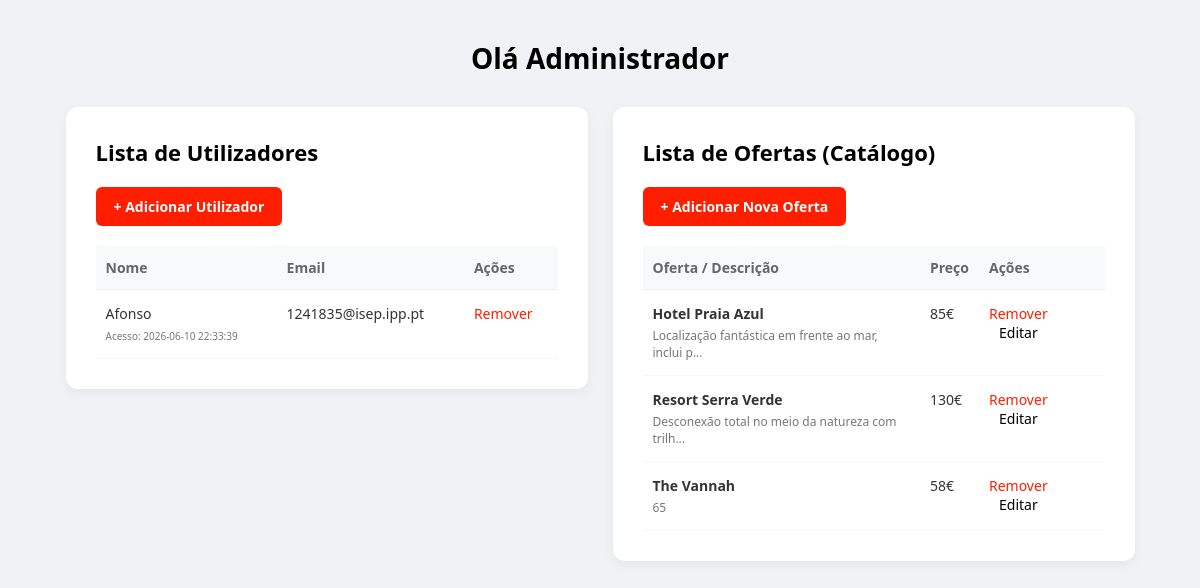
Before: /scripts/administrador.php with the older database file.
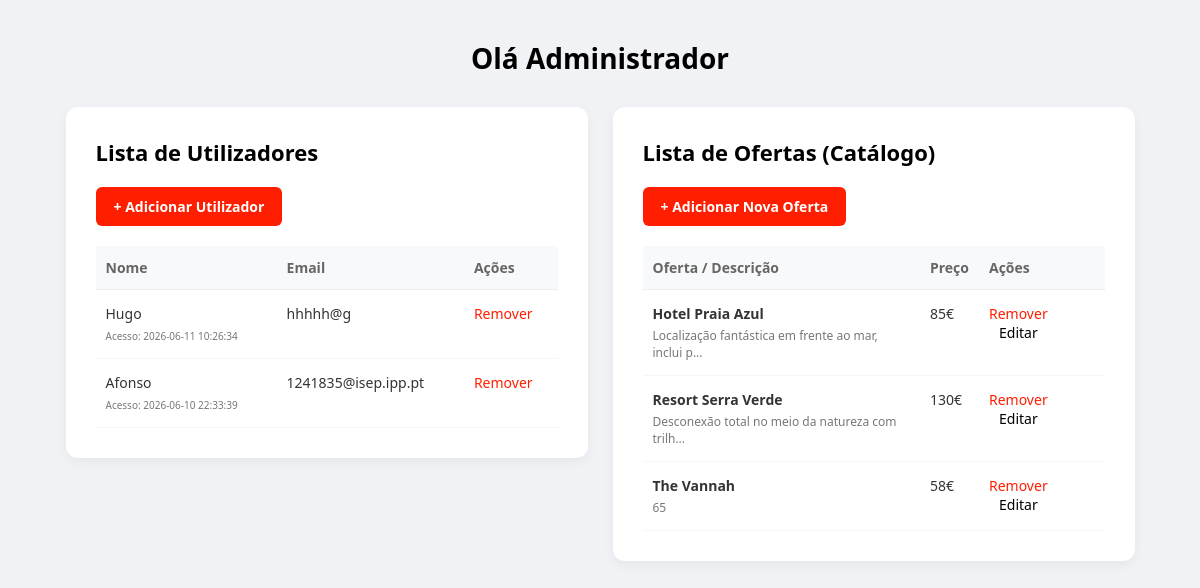
After: the same page with the newer database file.
### tables this page shows
CREATE TABLE utilizadores (
        id INTEGER PRIMARY KEY AUTOINCREMENT,
        username TEXT NOT NULL UNIQUE,
        email TEXT NOT NULL,
        password TEXT NOT NULL,
        ultimo_acesso TEXT
    );

### scripts/administrador.php (the view, shortened to what this page needs)
<!DOCTYPE html>
<html lang="pt-PT">
<head>
</head>
<body>
    <h1 class="titulo-admin">Olá Administrador</h1>
    <div class="painel-container">
        <div class="cartao-admin">
            <h2>Lista de Utilizadores</h2>
            <a href="index.html" class="btn-adicionar">+ Adicionar Utilizador</a>
            <table>
                <thead>
                    <tr>
                        <th>Nome</th>
                        <th>Email</th>
                        <th>Ações</th>
                    </tr>
                </thead>
                <tbody>
                    <?php
                    try {
                        $db = new PDO("sqlite:hshotels.db");
                        $db->setAttribute(PDO::ATTR_ERRMODE, PDO::ERRMODE_EXCEPTION);
                        $queryTabela = "CREATE TABLE IF NOT EXISTS utilizadores (
                            id INTEGER PRIMARY KEY AUTOINCREMENT,
                            username TEXT NOT NULL UNIQUE,
                            email TEXT NOT NULL,
                            password TEXT NOT NULL,
                            ultimo_acesso TEXT
                        )";
                        $db->exec($queryTabela);
                        $query = "SELECT username, email, ultimo_acesso FROM utilizadores ORDER BY id DESC";
                        $resultado = $db->query($query);
                        $linhas = $resultado->fetchAll(PDO::FETCH_ASSOC);
                        if (count($linhas) > 0) {
                            foreach ($linhas as $linha) {
                                echo "<tr>";
                                echo "<td>" . htmlspecialchars($linha['username']) . "<p><small>Acesso: " . htmlspecialchars($linha['ultimo_acesso'] ?? 'N/A') . "</small></p></td>";
                                echo "<td>" . htmlspecialchars($linha['email']) . "</td>";
                                echo "<td><a href='#' class='link-remover'>Remover</a></td>";
                                echo "</tr>";
                            }
                        } else {
                            echo "<tr><td colspan='3' style='text-align: center; color: #999; padding: 20px;'>Nenhum utilizador registado na Base de Dados.</td></tr>";
                        }
                    } catch (PDOException $e) {
                        echo "<tr><td colspan='3' style='color: red; font-weight: bold;'>Erro SQLite3: " . $e->getMessage() . "</td></tr>";
                    }
                    ?>
                </tbody>
            </table>
        </div>
        <div class="cartao-admin">
            <h2>Lista de Ofertas (Catálogo)</h2>
            <a href="inseriroferta.html" class="btn-adicionar">+ Adicionar Nova Oferta</a>
            <table>
                <thead>
                    <tr>
                        <th>Oferta / Descrição</th>
                        <th>Preço</th>
                        <th>Ações</th>
                    </tr>
                </thead>
                <tbody>
                    <tr>
                        <td>
                            <strong>Hotel Praia Azul</strong>
                            <p>Localização fantástica em frente ao mar, inclui p...</p>
                        </td>
                        <td>85€</td>
                        <td>
                            <a href="#" class="link-remover">Remover</a>
                            <a href="#" class="link-editar">Editar</a>
                        </td>
                    </tr>
                    <tr>
                        <td>
                            <strong>Resort Serra Verde</strong>
                            <p>Desconexão total no meio da natureza com trilh...</p>
                        </td>
                        <td>130€</td>
                        <td>
                            <a href="#" class="link-remover">Remover</a>
                            <a href="#" class="link-editar">Editar</a>
                        </td>
                    </tr>
                    <tr>
                        <td>
                            <strong>The Vannah</strong>
                            <p>65</p>
                        </td>
                        <td>58€</td>
                        <td>
                            <a href="#" class="link-remover">Remover</a>
                            <a href="#" class="link-editar">Editar</a>
                        </td>
                    </tr>
                </tbody>
            </table>
        </div>
    </div>
</body>
</html>

### scripts/administrador.php (style rules this page uses)
body { font-family: 'Segoe UI', Tahoma, Geneva, Verdana, sans-serif; background-color: #f0f2f5; margin: 0; padding: 20px; color: #333; }
h1.titulo-admin { text-align: center; font-size: 28px; font-weight: bold; margin-bottom: 30px; color: #000; }
.painel-container { display: flex; flex-direction: row; justify-content: center; align-items: flex-start; gap: 25px; max-width: 1300px; margin: 0 auto; }
.cartao-admin { background-color: #ffffff; border-radius: 12px; padding: 30px; width: 45%; min-width: 450px; box-shadow: 0 4px 12px rgba(0, 0, 0, 0.05); box-sizing: border-box; }
.cartao-admin h2 { font-size: 22px; margin-top: 0; margin-bottom: 20px; color: #000; font-weight: bold; }
.btn-adicionar { display: inline-block; background-color: #ff1e00; color: #ffffff; text-decoration: none; padding: 10px 18px; font-weight: bold; border-radius: 6px; font-size: 14px; margin-bottom: 20px; border: none; cursor: pointer; transition: background 0.2s; }
table { width: 100%; border-collapse: collapse; text-align: left; }
th { background-color: #f8f9fa; color: #666; font-size: 14px; padding: 12px 10px; font-weight: 600; border-bottom: 1px solid #eeeeee; }
td { padding: 14px 10px; font-size: 14px; color: #333; border-bottom: 1px solid #f6f6f6; vertical-align: top; }
td p { margin: 4px 0 0 0; font-size: 12px; color: #777; }
.link-remover { color: #ff1e00; text-decoration: none; font-weight: 500; }
.link-editar { color: #000000; text-decoration: none; font-weight: 500; margin-left: 10px; }

Changed rows visible on the page:
added utilizadores: username "Hugo", ultimo_acesso "2026-06-11 10:26:34", email "hhhhh@g"
